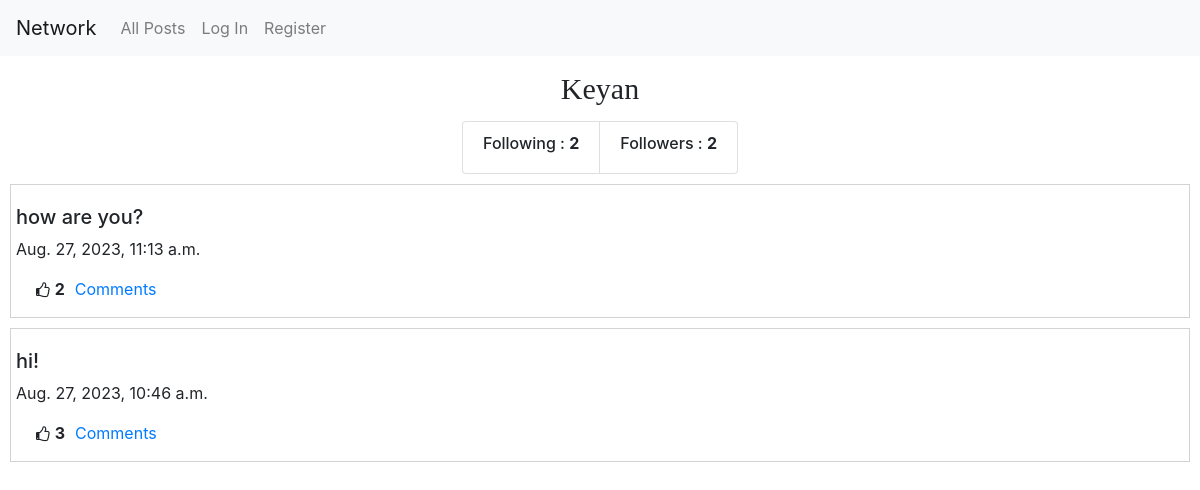
/profile/4, run on an earlier commit of the app's database.
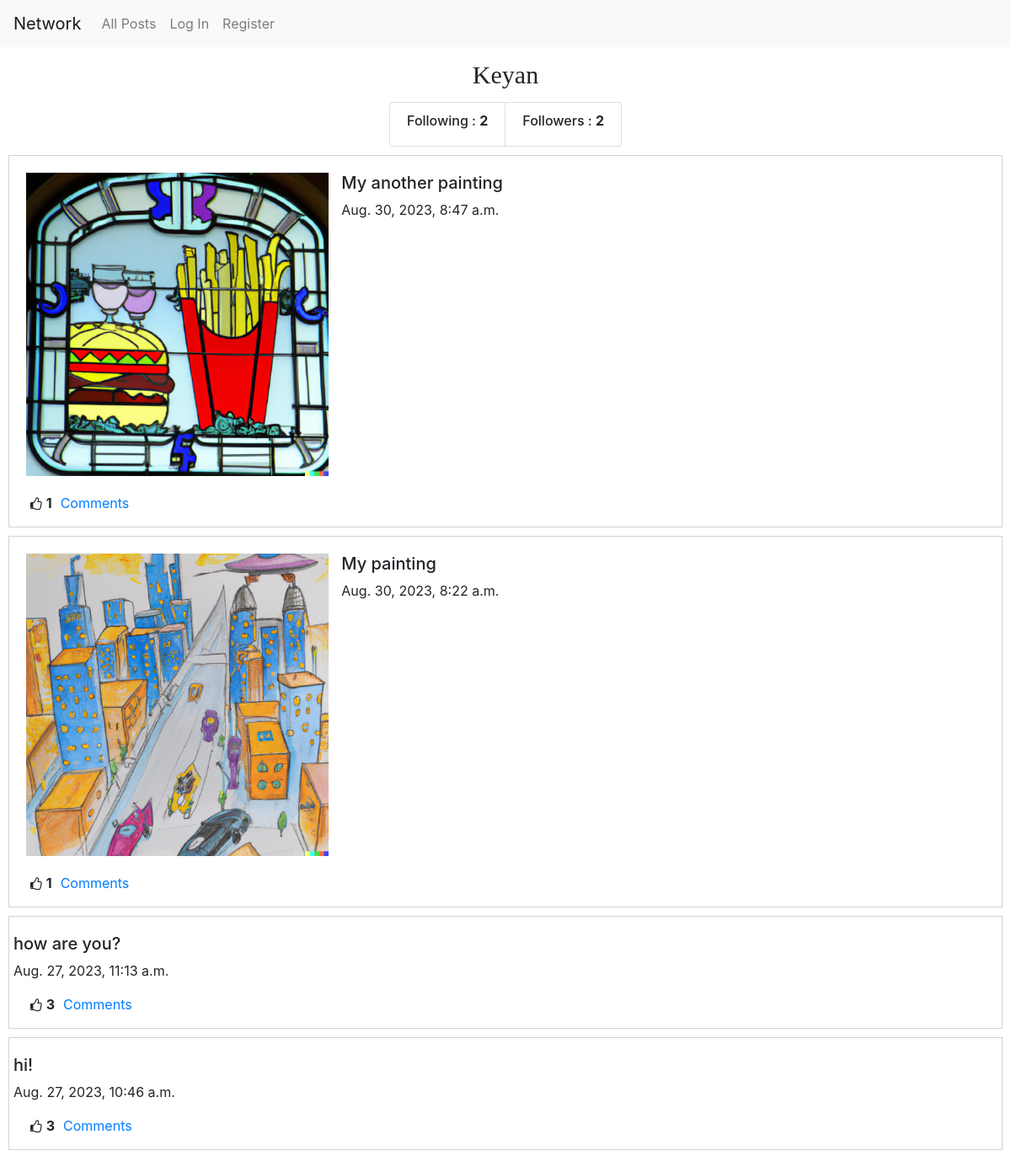
And on a later commit of the database.
### network/models.py (models this page shows, shortened)
class Post(models.Model):
    creater = models.ForeignKey(User, related_name='my_name', on_delete=models.CASCADE)
    content = models.CharField(max_length=255)
    liked = models.ManyToManyField(User, related_name='liked_users_or_post' ,blank=True, null=True)
    time = models.DateTimeField(auto_now_add=True)
    image = models.ImageField(null=True, blank=True, upload_to='images/')

### network/views.py (the view)
# urls.py: path("profile/<id>", views.profile, name="profile"),
def profile(request, id):
    u = User.objects.get(pk = id)
    user = request.user
    same = u == user
    all_posts = Post.objects.filter(creater = u).order_by('time').reverse()
    p = Paginator(all_posts, 10)
    page_no = request.GET.get('page')
    posts = p.get_page(page_no)
    liked_posts = []
    posts_id = []
    for post in all_posts:
        if user in post.liked.all():
            liked_posts.append(post)
            posts_id.append(post.id)
    fowings = Follow.objects.filter(following = id)
    fowers = Follow.objects.filter(me = id)
    s = True
    if user.is_authenticated:
        if Follow.objects.filter(following = u, me = user):
            s = True
        else:
            s = False
    return render(request, "network/profile.html", {
            "posts": posts,
            "usr" : u,
            'fg' : fowings,
            'fr' : fowers,
            'u' : same,
            's' : s,
            'p_id' : posts_id,
            'liked' : liked_posts
        })

### network/templates/network/profile.html (shortened to what this page needs)
{% extends "network/layout.html" %}
{% block body %}
<div class='user_name'>{{usr}}
</div>
<div id='foll'>
    <ul class="list-group list-group-horizontal">
        <li class="list-group-item"><h6>Following : <b>{{fr.count}}</b><h6></li>
        <li class="list-group-item"><h6>Followers : <b>{{fg.count}}</b><h6></li>
      </ul>
</div>
{% for post in posts %}
<div class="posts">
  <div id='p'>
    {% if post.image %}
    <div class="col-md-4">
      <img src="{{post.image.url}}" class="img-fluid rounded-start">
    </div>
    {% endif %}
    <div id='c'>
      <h5 id = 'content_{{post.id}}'>{{post.content}}</h5>
      <p>{{post.time}}</p>
    </div>
  </div>
  <div class = 'd-flex justify-content-flex-start'>
    <i style="font-size:16px; margin-left:20px" class="fa">&#xf087;</i><b><p id='count_{{post.id}}'>{{post.liked.count}}</p></b></li>
    <a style='margin-left:10px' href='{% url 'readcomms' post.id %}' id='comm_a{{post.id}}'>Comments</a>
    </div>
</div>
</div>
{% endfor %}
{% endblock %}

What changed in the data, as far as the page shows it:
added Post: image (picture), content "My another painting", time "Aug. 30, 2023, 8:47 a.m.", liked.count "1"
added Post: image (picture), content "My painting", time "Aug. 30, 2023, 8:22 a.m.", liked.count "1"
changed Post "how are you?": liked.count "2" → "3"
